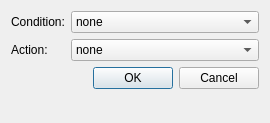
<?xml version="1.0" encoding="UTF-8"?>
<ui version="4.0">
 <class>QnstDBind</class>
 <widget class="QDialog" name="QnstDBind">
  <property name="geometry">
   <rect>
    <x>0</x>
    <y>0</y>
    <width>270</width>
    <height>123</height>
   </rect>
  </property>
  <property name="windowTitle">
   <string>Link</string>
  </property>
  <layout class="QFormLayout" name="formLayout">
   <item row="0" column="0">
    <widget class="QLabel" name="lcondition">
     <property name="text">
      <string>Condition:</string>
     </property>
    </widget>
   </item>
   <item row="2" column="0">
    <widget class="QLabel" name="laction">
     <property name="text">
      <string>Action:</string>
     </property>
    </widget>
   </item>
   <item row="0" column="1">
    <widget class="QComboBox" name="ccondition">
     <item>
      <property name="text">
       <string>none</string>
      </property>
     </item>
     <item>
      <property name="text">
       <string>onBegin</string>
      </property>
     </item>
     <item>
      <property name="text">
       <string>onEnd</string>
      </property>
     </item>
     <item>
      <property name="text">
       <string>onSet</string>
      </property>
     </item>
     <item>
      <property name="text">
       <string>onSelection</string>
      </property>
     </item>
     <item>
      <property name="text">
       <string>onAbort</string>
      </property>
     </item>
     <item>
      <property name="text">
       <string>onPause</string>
      </property>
     </item>
    </widget>
   </item>
   <item row="2" column="1">
    <widget class="QComboBox" name="caction">
     <item>
      <property name="text">
       <string>none</string>
      </property>
     </item>
     <item>
      <property name="text">
       <string>start</string>
      </property>
     </item>
     <item>
      <property name="text">
       <string>stop</string>
      </property>
     </item>
     <item>
      <property name="text">
       <string>set</string>
      </property>
     </item>
     <item>
      <property name="text">
       <string>pause</string>
      </property>
     </item>
     <item>
      <property name="text">
       <string>resume</string>
      </property>
     </item>
     <item>
      <property name="text">
       <string>abort</string>
      </property>
     </item>
    </widget>
   </item>
   <item row="4" column="1">
    <widget class="QDialogButtonBox" name="bbox">
     <property name="orientation">
      <enum>Qt::Horizontal</enum>
     </property>
     <property name="standardButtons">
      <set>QDialogButtonBox::Cancel|QDialogButtonBox::Ok</set>
     </property>
    </widget>
   </item>
  </layout>
 </widget>
 <resources/>
 <connections>
  <connection>
   <sender>bbox</sender>
   <signal>accepted()</signal>
   <receiver>QnstDBind</receiver>
   <slot>accept()</slot>
   <hints>
    <hint type="sourcelabel">
     <x>248</x>
     <y>254</y>
    </hint>
    <hint type="destinationlabel">
     <x>157</x>
     <y>274</y>
    </hint>
   </hints>
  </connection>
  <connection>
   <sender>bbox</sender>
   <signal>rejected()</signal>
   <receiver>QnstDBind</receiver>
   <slot>reject()</slot>
   <hints>
    <hint type="sourcelabel">
     <x>316</x>
     <y>260</y>
    </hint>
    <hint type="destinationlabel">
     <x>286</x>
     <y>274</y>
    </hint>
   </hints>
  </connection>
 </connections>
</ui>
